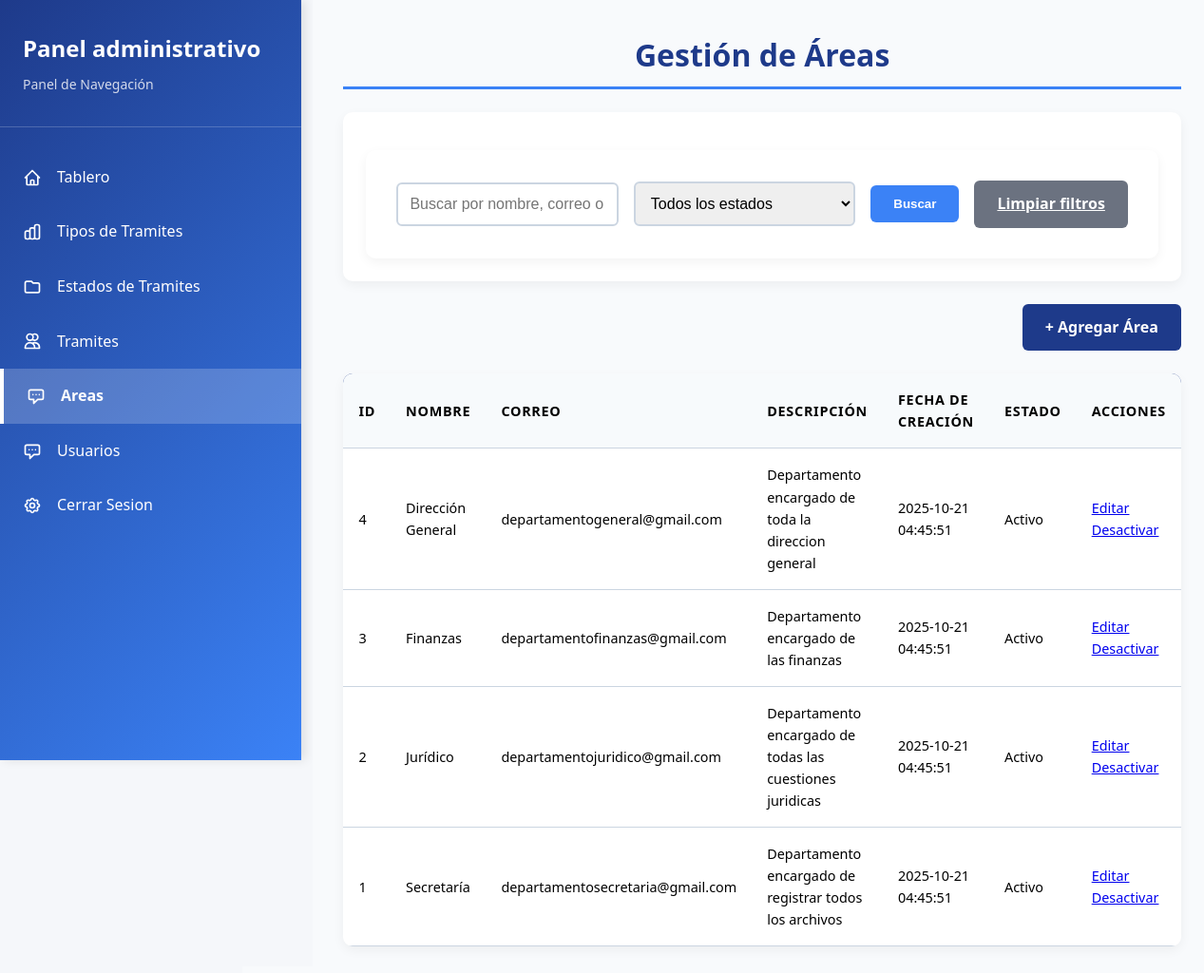
/views/admin/area/areas.php, run on the app's committed database.
### tables this page shows
CREATE TABLE tbl_area (
    id_area INT AUTO_INCREMENT PRIMARY KEY,
    nombre VARCHAR(100) NOT NULL UNIQUE,
    correo VARCHAR(50),
    descripcion VARCHAR (200),
    fecha_creacion DATETIME DEFAULT CURRENT_TIMESTAMP,
    activo BOOLEAN DEFAULT TRUE
);

### views/admin/area/areas.php (the view, shortened to what this page needs)
<?php
require '../../../config/database/config/config_db.php';
$query = "SELECT
    id_area,
    nombre,
    correo,
    descripcion,
    fecha_creacion,
    activo
FROM tbl_area
WHERE 1=1 ";
$query .= " ORDER BY id_area DESC LIMIT 50";
$stmt = $mysqli->prepare($query);
$stmt->execute();
$result = $stmt->get_result();
$areas = $result->fetch_all(MYSQLI_ASSOC);
?>
<!DOCTYPE html>
<html lang="es">
<head>
    <link rel="stylesheet" href="/style/usuarios.css">
</head>
<body>
    <?php include '../../sidebaradministrador.php'; ?>
    <div class="contenido-principal">
        <h1>Gestión de Áreas</h1>
        <div class="filtros-container">
            <form method="GET" action="" class="filtros-form">
                <div class="filtro-grupo">
                    <input type="text" name="busqueda" placeholder="Buscar por nombre, correo o descripción"
                        value="<?= isset($_GET['busqueda']) ? htmlspecialchars($_GET['busqueda']) : '' ?>">
                </div>
                <div class="filtro-grupo">
                    <select name="estado">
                        <option value="">Todos los estados</option>
                    </select>
                </div>
                <button type="submit" class="btn-buscar">Buscar</button>
                <a href="?" class="btn-limpiar">Limpiar filtros</a>
            </form>
        </div>
        <div class="acciones-superiores">
            <a href="agregar_area.php" class="btn-agregar">+ Agregar Área</a>
        </div>
        <table>
            <thead>
                <tr>
                    <th>ID</th>
                    <th>Nombre</th>
                    <th>Correo</th>
                    <th>Descripción</th>
                    <th>Fecha de creación</th>
                    <th>Estado</th>
                    <th>Acciones</th>
                </tr>
            </thead>
            <tbody>
                <?php if ($areas): ?>
                <?php foreach ($areas as $area): ?>
                <tr>
                    <td><?= $area['id_area'] ?></td>
                    <td><?= htmlspecialchars($area['nombre']) ?></td>
                    <td><?= htmlspecialchars($area['correo']) ?></td>
                    <td><?= htmlspecialchars($area['descripcion']) ?></td>
                    <td><?= htmlspecialchars($area['fecha_creacion']) ?></td>
                    <td><?= $area['activo'] ? 'Activo' : 'Inactivo' ?></td>
                    <td class="acciones">
                        <a href="editar_area.php?id_area=<?= $area['id_area'] ?>">Editar</a>
                        <?php if ($area['activo']): ?>
                            <a href="eliminar_area.php?id_area=<?= $area['id_area'] ?>" onclick="return confirm('¿Seguro que deseas desactivar esta área?')">Desactivar</a>
                        <?php else: ?>
                            <a href="activar_area.php?id_area=<?= $area['id_area'] ?>" onclick="return confirm('¿Seguro que deseas activar esta área?')">Activar</a>
                        <?php endif; ?>
                    </td>
                </tr>
                <?php endforeach; ?>
                <?php else: ?>
                <tr>
                    <td colspan="7">No se encontraron áreas.</td>
                </tr>
                <?php endif; ?>
            </tbody>
        </table>
    </div>
</body>
</html>

### views/sidebaradministrador.php (shortened to what this page needs)
<?php
$current_page = basename($_SERVER['PHP_SELF'], '.php');
?>
<html>
<link rel="stylesheet" href="/style/sidebar.css">
<nav class="sidebar">
    <div class="sidebar-header">
        <h1>Panel administrativo</h1>
        <p>Panel de Navegación</p>
    </div>
    <div class="nav-menu">
        <a href="/views/admin/dashboard.php"
            class="nav-item <?php echo ($current_page == 'dashboard') ? 'active' : ''; ?>">
            <svg fill="none" stroke="currentColor" viewBox="0 0 24 24">
                <path stroke-linecap="round" stroke-linejoin="round" stroke-width="2"
                    d="M3 12l2-2m0 0l7-7 7 7M5 10v10a1 1 0 001 1h3m10-11l2 2m-2-2v10a1 1 0 01-1 1h-3m-6 0a1 1 0 001-1v-4a1 1 0 011-1h2a1 1 0 011 1v4a1 1 0 001 1m-6 0h6" />
            </svg>
            Tablero
        </a>
        <a href="/views/admin/tipos.php"
            class="nav-item <?php echo ($current_page == 'tipos') ? 'active' : ''; ?>">
            Tipos de Tramites
        </a>
        <a href="/views/admin/estados.php"
            class="nav-item <?php echo ($current_page == 'estados') ? 'active' : ''; ?>">
            <svg fill="none" stroke="currentColor" viewBox="0 0 24 24">
                <path stroke-linecap="round" stroke-linejoin="round" stroke-width="2"
                    d="M3 7v10a2 2 0 002 2h14a2 2 0 002-2V9a2 2 0 00-2-2h-6l-2-2H5a2 2 0 00-2 2z" />
            </svg>
            Estados de Tramites
        </a>
        <a href="/views/admin/tramites.php"
            class="nav-item <?php echo ($current_page == 'tramites') ? 'active' : ''; ?>">
            <svg fill="none" stroke="currentColor" viewBox="0 0 24 24">
                <path stroke-linecap="round" stroke-linejoin="round" stroke-width="2"
                    d="M12 4.354a4 4 0 110 5.292M15 21H3v-1a6 6 0 0112 0v1zm0 0h6v-1a6 6 0 00-9-5.197M13 7a4 4 0 11-8 0 4 4 0 018 0z" />
            </svg>
            Tramites
        </a>
        <a href="/views/admin/area/areas.php"
            class="nav-item <?php echo ($current_page == 'areas') ? 'active' : ''; ?>">
            <svg fill="none" stroke="currentColor" viewBox="0 0 24 24">
                <path stroke-linecap="round" stroke-linejoin="round" stroke-width="2"
                    d="M8 10h.01M12 10h.01M16 10h.01M9 16H5a2 2 0 01-2-2V6a2 2 0 012-2h14a2 2 0 012 2v8a2 2 0 01-2 2h-5l-5 5v-5z" />
            </svg>
            Areas
        </a>
        <a href="/views/admin/usuario/usuarios.php"
            class="nav-item <?php echo ($current_page == 'usuarios') ? 'active' : ''; ?>">
            <svg fill="none" stroke="currentColor" viewBox="0 0 24 24">
                <path stroke-linecap="round" stroke-linejoin="round" stroke-width="2"
                    d="M8 10h.01M12 10h.01M16 10h.01M9 16H5a2 2 0 01-2-2V6a2 2 0 012-2h14a2 2 0 012 2v8a2 2 0 01-2 2h-5l-5 5v-5z" />
            </svg>
            Usuarios
        </a>
        <a href="/logout.php"
            class="nav-item <?php echo ($current_page == 'configuracion') ? 'active' : ''; ?>">
            Cerrar Sesion
        </a>
    </div>
</nav>
</html>

### style/usuarios.css (style rules this page uses)
:root { --color-primario: #1e3a8a; --color-secundario: #3b82f6; --color-texto: #fffefe; --color-fondo: #f8fafc; --color-borde: #cbd5e1; --color-hover: #e2e8f0; --color-error: #dc2626; --color-exito: #10b981; --font-primary: 'Segoe UI', Tahoma, Geneva, Verdana, sans-serif; }
* { margin: 0; padding: 0; box-sizing: border-box; }
body { font-family: var(--font-primary); background-color: var(--color-fondo); color: var(--color-texto); line-height: 1.6; }
.contenido-principal { margin-left: 26%; padding: 2rem; background-color: var(--color-fondo); transition: all 0.3s ease; }
.contenido-principal h1 { color: var(--color-primario); font-size: 2rem; margin-bottom: 1.5rem; padding-bottom: 0.5rem; border-bottom: 3px solid var(--color-secundario); text-align: center; }
form { background: white; padding: 2rem; border-radius: 10px; box-shadow: 0 4px 12px rgba(0, 0, 0, 0.05); max-width: 1000px; width: 100%; margin: 0 auto; margin-top: 1rem; }
table { width: 100%; border-collapse: collapse; background: white; border-radius: 10px; overflow: hidden; box-shadow: 0 4px 12px rgba(0, 0, 0, 0.05); margin-top: 1.5rem; font-size: 0.9rem; }
table thead { background-color: var(--color-primario); color: var(--color-texto); }
table th, table td { padding: 1rem; text-align: left; border-bottom: 1px solid var(--color-borde); color: #000000; }
table th { font-weight: 600; text-transform: uppercase; letter-spacing: 0.05em; }
.filtros-container { background: white; padding: 1.5rem; border-radius: 10px; box-shadow: 0 4px 12px rgba(0, 0, 0, 0.05); margin-bottom: 1.5rem; }
.filtros-form { display: flex; gap: 1rem; flex-wrap: wrap; align-items: center; }
.filtro-grupo { flex: 1 1 200px; }
.filtro-grupo input, .filtro-grupo select { width: 100%; padding: 0.75rem; border: 2px solid var(--color-borde); border-radius: 6px; font-size: 1rem; }
.btn-buscar, .btn-limpiar { padding: 0.75rem 1.5rem; border: none; border-radius: 6px; cursor: pointer; font-weight: 600; transition: background-color 0.2s; }
.btn-buscar { background-color: var(--color-secundario); color: var(--color-texto); }
.btn-limpiar { background-color: #6b7280; color: white; }
.acciones-superiores { margin-bottom: 1.5rem; text-align: right; }
.btn-agregar { display: inline-block; background-color: var(--color-primario); color: var(--color-texto); padding: 0.75rem 1.5rem; border-radius: 6px; text-decoration: none; font-weight: 600; transition: background-color 0.2s; }

### style/sidebar.css (style rules this page uses)
* { margin: 0; padding: 0; box-sizing: border-box; }
body { font-family: 'Segoe UI', Tahoma, Geneva, Verdana, sans-serif; display: flex; min-height: 100vh; background: #f5f7fa; }
.sidebar { width: 25%; background: linear-gradient(135deg, var(--color-primario) 0%, var(--color-secundario) 100%); color: var(--color-texto); display: flex; flex-direction: column; padding: 2rem 0; box-shadow: 4px 0 10px rgba(0, 0, 0, 0.1); position: fixed; left: 0; top: 0; height: 100vh; z-index: 1000; }
.sidebar-header { padding: 0 1.5rem 2rem 1.5rem; border-bottom: 1px solid rgba(255, 255, 255, 0.2); }
.sidebar-header h1 { font-size: 1.5rem; font-weight: 600; margin-bottom: 0.5rem; color: var(--color-texto); }
.sidebar-header p { font-size: 0.875rem; opacity: 0.8; color: var(--color-texto); }
.nav-menu { flex: 1; padding: 1.5rem 0; overflow-y: auto; }
.nav-item { display: flex; align-items: center; padding: 1rem 1.5rem; color: var(--color-texto); text-decoration: none; transition: all 0.3s ease; position: relative; font-size: 1rem; cursor: pointer; }
.nav-item.active { background: rgba(255, 255, 255, 0.2); border-left: 4px solid var(--color-texto); font-weight: 600; }
.nav-item svg { width: 20px; height: 20px; margin-right: 1rem; flex-shrink: 0; }
table { width: 100%; border-collapse: collapse; background: white; }
th, td { padding: 1rem; text-align: left; border-bottom: 1px solid #e2e8f0; }
th { background: #f7fafc; font-weight: 600; color: #2d3748; }

### style/variables.css (style rules this page uses)
:root { --color-primario: #1e3a8a; --color-secundario: #3b82f6; --color-texto: #fffefe; --color-Exito: #4caf50; --color-Aviso: #f4a261; --color-error: #e63946; --radio: 14px; --ancho-max: 1100px; --esp: 16px; }

### data on the page
tbl_area: id_area "4", nombre "Dirección General", correo "departamentogeneral@gmail.com", descripcion "Departamento encargado de toda la direccion general", fecha_creacion "2025-10-21 04:45:51", activo "Activo"
tbl_area: id_area "3", nombre "Finanzas", correo "departamentofinanzas@gmail.com", descripcion "Departamento encargado de las finanzas", fecha_creacion "2025-10-21 04:45:51", activo "Activo"
tbl_area: id_area "2", nombre "Jurídico", correo "departamentojuridico@gmail.com", descripcion "Departamento encargado de todas las cuestiones juridicas", fecha_creacion "2025-10-21 04:45:51", activo "Activo"
tbl_area: id_area "1", nombre "Secretaría", correo "departamentosecretaria@gmail.com", descripcion "Departamento encargado de registrar todos los archivos", fecha_creacion "2025-10-21 04:45:51", activo "Activo"
